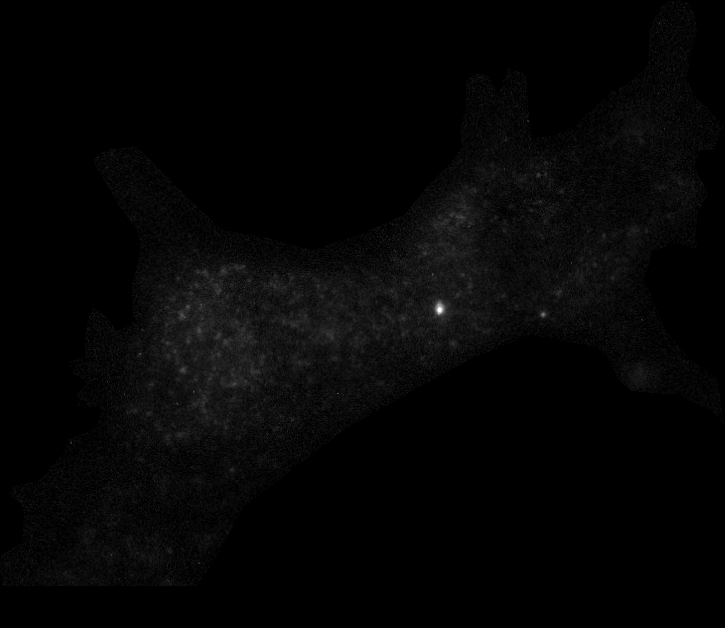
#> input picture data/cell_profiler/BM_bgsub/cell_15/BM_15_ATF6.tif, 725 x 628 px
$ python -i texture_analysis_functions.py   (imports and definitions only)
#> lines starting #> are read from the running program, lines starting #| are printed output that depends on the picture
#> further down, picture is the input picture: shape (628, 725); min 0, max 255, mean 5
import numpy as np
import pandas as pd
import skimage
from skimage.filters import laplace, sobel, sobel_h, sobel_v
from scipy.spatial import distance
from scipy.cluster import hierarchy
from scipy.signal import convolve2d

# Functions to calculate texture features

def energy_laplacian(image):
    laplace_temp = laplace(image)
    return(laplace_temp * laplace_temp)

def modified_laplacian(image):
    M, N = image.shape

    Lx = np.array([1, -2, 1]).reshape(-1, 1)
    Ly = Lx.T
    image_Lx = np.abs(convolve2d(image, Lx))
    image_Ly = np.abs(convolve2d(image, Ly))
    image_m = image_Lx[1:M+1] + image_Ly[:, 1:N+1]
    return(image_m)

def diagonal_laplacian(image):
    M, N = image.shape
#> M = 628; N = 725

    Lx = np.array([1, -2, 1]).reshape(-1, 1)
    Ly = Lx.T
    Lx1 = 1/np.sqrt(2) * np.array([[0, 0, 1],
                                   [0, -2, 0],
                                   [1, 0, 0]])
    Lx2 = 1/np.sqrt(2) * np.array([[1, 0, 0],
                                   [0, -2, 0],
                                   [0, 0, 1]])

    image_Lx = np.abs(convolve2d(image, Lx))
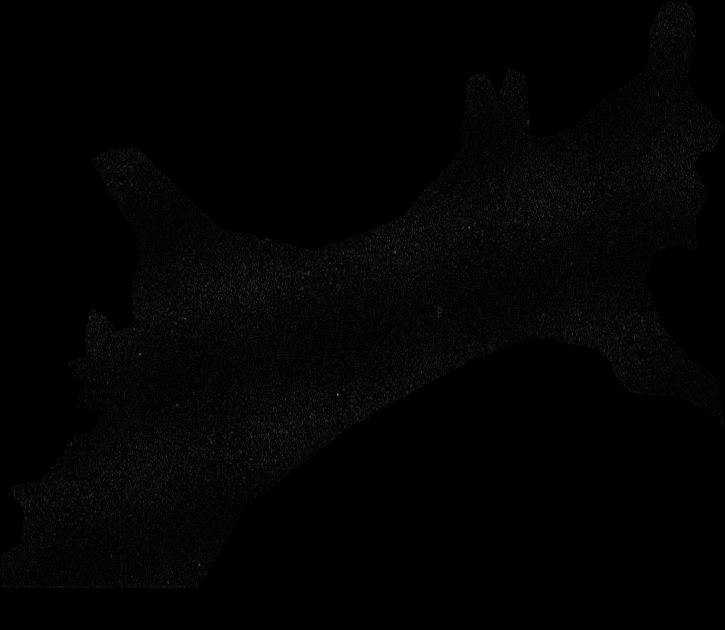
#> image_Lx: shape (630, 725) int64; min 0, max 157, mean 2.7
    image_Ly = np.abs(convolve2d(image, Ly))
    image_Lx1 = np.abs(convolve2d(image, Lx1))
    image_Lx2 = np.abs(convolve2d(image, Lx2))

    image_m = image_Lx[1:M+1] + image_Ly[:, 1:N+1] + image_Lx1[1:M+1, 1:N+1] + image_Lx2[1:M+1, 1:N+1]
    return(image_m)

def variance_laplacian(image):
    laplace_temp = laplace(image)
    laplace_temp_mean = laplace_temp.mean()
    return((laplace_temp - laplace_temp_mean) * (laplace_temp - laplace_temp_mean))

def gray_level_variance(image):
    mu = np.mean(image)
    return((image - mu) * (image - mu))

def tenengrad(image):
    Gx = sobel_h(image)
    Gy = sobel_v(image)
    image_tenen_sqrt = (Gx * Gx) + (Gy * Gy)
    return(image_tenen_sqrt * image_tenen_sqrt)

>>> import cv2
>>> picture = cv2.imread('../data/cell_profiler/BM_bgsub/cell_15/BM_15_ATF6.tif', cv2.IMREAD_GRAYSCALE)
>>> result = diagonal_laplacian(picture)
